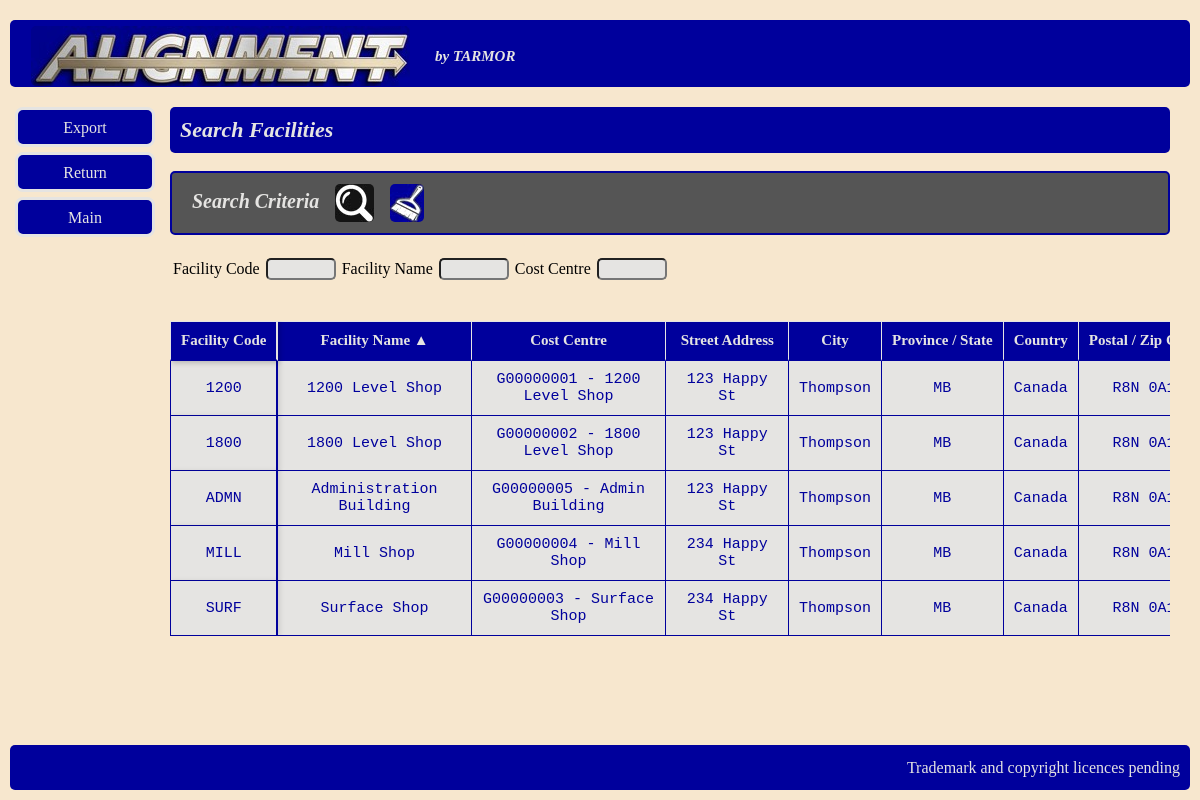
/facilities/search_facilities/, run on the app's committed database.
### facilities/models.py (models this page shows, shortened)
class Facility(models.Model):
    Facility_Code = models.CharField(
        max_length=10,
        unique=True,
        help_text="This is the location code used later for shift IDs, e.g. 1800."
    )
    Facility_Name = models.CharField(max_length=60, unique=True)
    Shop_Rate = models.DecimalField(max_digits=6, decimal_places=2)
    Cost_Centre = models.ForeignKey(
        CostCentre,
        on_delete=models.PROTECT
    )
    Status = models.CharField(choices=CC_CHOICES)
    Street_Address = models.CharField(max_length=100, blank=True)
    City = models.CharField(max_length=50, blank=True)
    Province_State = models.CharField(max_length=25, blank=True)
    Country = models.CharField(max_length=25, blank=True)
    Postal_Zip_Code = models.CharField(max_length=12, blank=True)
    Contact_Name = models.CharField(max_length=60, blank=True)
    Contact_Phone_Number = models.CharField(max_length=25, blank=True)
    Email_Address = models.EmailField(blank=True)
    Additional_Information = models.TextField(blank=True)
    class Meta:
        ordering = ["Facility_Name"]
        verbose_name = "Facility"
        verbose_name_plural = "Facilities"

class CostCentre(models.Model):
    Cost_Centre = models.CharField(max_length=9, unique=True)
    Cost_Centre_Description = models.CharField(max_length=100, blank=True)
    Status = models.CharField(choices=CC_CHOICES)
    class Meta:
        ordering = ["Cost_Centre"]
        verbose_name = "Cost Centre"
        verbose_name_plural = "Cost Centres"
    def __str__(self):
        if self.Cost_Centre_Description:
            return f"{self.Cost_Centre} - {self.Cost_Centre_Description}"
        return self.Cost_Centre

### facilities/views.py (the view)
# urls.py: path("search_facilities/", views.search_facilities, name="search_facilities"),
def search_facilities(request):
    facility_code = request.GET.get("Facility_Code", "").strip()
    facility_name = request.GET.get("Facility_Name", "").strip()
    cost_centre = request.GET.get("Cost_Centre", "").strip()
    facility_list = Facility.objects.all()
    if facility_code:
        facility_list = facility_list.filter(Facility_Code__icontains=facility_code)
    if facility_name:
        facility_list = facility_list.filter(Facility_Name__icontains=facility_name)
    if cost_centre:
        facility_list = facility_list.filter(Cost_Centre__Cost_Centre__icontains=cost_centre)
    sort_by = request.GET.get("sort", "Facility_Name")
    is_descending = sort_by.startswith('-')
    clean_sort_key = sort_by.lstrip('-')
    allowed_sort_fields = {
        "Facility_Code": "Facility_Code",
        "Facility_Name": "Facility_Name",
        "Cost_Centre": "Cost_Centre__Cost_Centre",
        "Street_Address": "Street_Address",
        "City": "City",
        "Province_State": "Province_State",
        "Country": "Country",
        "Postal_Zip_Code": "Postal_Zip_Code",
        "Contact_Name": "Contact_Name",
        "Contact_Phone_Number": "Contact_Phone_Number",
        "Email_Address": "Email_Address",
    }
    if clean_sort_key in allowed_sort_fields:
        db_field = allowed_sort_fields[clean_sort_key]
        order_field = f"-{db_field}" if is_descending else db_field
        facility_list = facility_list.order_by(order_field)
    else:
        facility_list = facility_list.order_by("Facility_Name")
    params = request.GET.copy()
    if 'sort' in params:
        del params['sort']
    filter_url = params.urlencode()
    return render(request, "facilities/search_facilities.html", {
        "facility_list": facility_list,
        "sort": sort_by,
        "filter_url": filter_url,
        "Facility_Code": facility_code,
        "Facility_Name": facility_name,
        "Cost_Centre": cost_centre,
    })

### facilities/templates/facilities/search_facilities.html (shortened to what this page needs)
{% extends "core/base.html" %}
{% load static %}
{% block sidebar %}
<div class="leftnavbar">
    <ul>
        <li> <a class="nav-link" href="{% url 'facilities:export_facilities_excel' %}?{{ request.GET.urlencode }}">Export</a> </li>
        <li> <a href="{% url 'facilities:facilities' %}">Return</a> </li>
        <li> <a href="{% url 'core:home' %}">Main</a> </li>
    </ul>
</div>
{% endblock %}
{% block content %}
<div class="main">
    <h2> Search Facilities </h2>
    <br>
   <div >
        <h3>
            &nbsp; Search Criteria &nbsp;
                <input type="image" src="{% static 'images/mag_glass.jpg' %}" alt="Submit" class='logo' form="search-form" >
                <a href="{% url 'facilities:search_facilities' %}">
                <img src="{% static 'images/broom.jpg' %}" alt="Clear Filters" class='logo' style="cursor: pointer;">
            </a>
        </h3>
        <br>
        <form id="search-form"  method="get" action="{% url 'facilities:search_facilities' %}">
            <table>
                <tr>
                    <td>Facility Code</td>
                    <td><input type="text" name="Facility_Code" class="input" value="{{ Facility_Code }}"></td>
                    <td>Facility Name</td>
                    <td><input type="text" name="Facility_Name" class="input" value="{{ Facility_Name }}"></td>
                    <td>Cost Centre</td>
                    <td><input type="text" name="Cost_Centre" class="input" value="{{ Cost_Centre }}"></td>
                </tr>
            </table>
        </form>
        <br>
    </div>
        <br>
    <div class="table-container">
        <table class="table" method="post" id="form">
            <thead>
                <tr>
                    <th class="th">
                        <a href="?sort={% if sort == 'Facility_Code' %}-Facility_Code{% else %}Facility_Code{% endif %}" class="sort_header">
                            Facility Code {% if sort == 'Facility_Code' %} ▲ {% elif sort == '-Facility_Code' %} ▼ {% endif %}
                        </a>
                    </th>
                    <th class="th">
                        <a href="?sort={% if sort == 'Facility_Name' %}-Facility_Name{% else %}Facility_Name{% endif %}" class="sort_header">
                            Facility Name {% if sort == 'Facility_Name' %} ▲ {% elif sort == '-Facility_Name' %} ▼ {% endif %}
                        </a>
                    </th>
                    <th class="th">
                        <a href="?sort={% if sort == 'Cost_Centre' %}-Cost_Centre{% else %}Cost_Centre{% endif %}" class="sort_header">
                            Cost Centre {% if sort == 'Cost_Centre' %} ▲ {% elif sort == '-Cost_Centre' %} ▼ {% endif %}
                        </a>
                    </th>
                    <th class="th">
                        <a href="?sort={% if sort == 'Street_Address' %}-Street_Address{% else %}Street_Address{% endif %}" class="sort_header">
                            Street Address {% if sort == 'Street_Address' %} ▲ {% elif sort == '-Street_Address' %} ▼ {% endif %}
                        </a>
                    </th>
                    <th class="th">
                        <a href="?{% for key, value in request.GET.items %}{% if key != 'sort' %}{{ key }}={{ value }}&{% endif %}{% endfor %}sort={% if sort == 'City' %}-City{% else %}City{% endif %}" class="sort_header">
                            City {% if sort == 'City' %} ▲ {% elif sort == '-City' %} ▼ {% endif %}
                        </a>
                    </th>
                    <th class="th">
                        <a href="?sort={% if sort == 'Province_State' %}-Province_State{% else %}Province_State{% endif %}" class="sort_header">
                            Province / State {% if sort == 'Province_State' %} ▲ {% elif sort == '-Province_State' %} ▼ {% endif %}
                        </a>
                    </th>
                    <th class="th">
                        <a href="?{% for key, value in request.GET.items %}{% if key != 'sort' %}{{ key }}={{ value }}&{% endif %}{% endfor %}sort={% if sort == 'Country' %}-Country{% else %}Country{% endif %}" class="sort_header">
                            Country {% if sort == 'Country' %} ▲ {% elif sort == '-Country' %} ▼ {% endif %}
                        </a>
                    </th>
                    <th class="th">
                        <a href="?sort={% if sort == 'Postal_Zip_Code' %}-Postal_Zip_Code{% else %}Postal_Zip_Code{% endif %}" class="sort_header">
                            Postal / Zip Code {% if sort == 'Postal_Zip_Code' %} ▲ {% elif sort == '-Postal_Zip_Code' %} ▼ {% endif %}
                        </a>
                    </th>
                </tr>
            </thead>
            <tbody>
                {% for item in facility_list %}
                <tr>
                    <td class="td">{{item.Facility_Code}}</td>
                    <td class="td">{{item.Facility_Name}}</td>
                    <td class="td">{{item.Cost_Centre}}</td>
                    <td class="td">{{item.Street_Address}}</td>
                    <td class="td">{{item.City}}</td>
                    <td class="td">{{item.Province_State}}</td>
                    <td class="td">{{item.Country}}</td>
                    <td class="td">{{item.Postal_Zip_Code}}</td>
                </tr>
                {% empty %}
                    <tr><td colspan="11">No records found.</td></tr>
                {% endfor %}
            </tbody>
        </table>
    </div>
</div>
{% endblock %}

### static/css/Stylesheet.css (style rules this page uses)
* { box-sizing: border-box; }
body { font-family: Cascadia Code; background-color:#f7e7ce; padding: 0; margin: 0; }
.main { flex: 1; min-width: 0; padding: 10px; display: block; }
.logo { display: inline-block; vertical-align: middle; width: auto; height: 80%; margin-right: 10px; margin-left: 1px; margin-top: 1px; margin-bottom: 1px; border-radius: 5px; padding: 0px }
.input { background-color: #e5e4e2; font-size: 14px; font-family: Cascadia Code; margin: 2px; field-sizing: content; min-width: 10ch; border-radius: 5px; }
h2 { width: 100%; margin: 0px; background-color: #00009c; color: #e5e4e2; font-family: Cascadia Code; font-size: 22px; padding: 10px; font-style: italic; border-radius: 5px; clear: right; box-sizing: border-box; display:block; }
h3 { background-color: #555555; color: #e5e4e2; font-family: Cascadia Code; font-size: 20px; padding: 10px; font-style: italic; width: 100%; margin: 0px; border: 2px solid #00009c; border-radius: 5px; clear: right; }
.leftnavbar { width: 140px; flex-shrink: 0; margin-top: 10px; }
.leftnavbar ul { padding: 0px; list-style: none; margin: 0px; }
.leftnavbar ul li a { text-decoration: none; border: 3px solid #e5e4e2; font-family: Cascadia Code; font-size: 16px; background-color: #00009c; color: #e5e4e2; display: block; width: 140px; height: 40px; margin: 5px; padding: 10px; border-radius: 8px; text-align: center; line-height: 15px; }
.table { width: 100%; border-collapse: separate !important; border-spacing: 0 !important; table-layout: auto; min-width: 1500px; }
.table-container { display: block !important; width: 100%; height: auto !important; max-height: 600px !important; overflow-x: auto !important; overflow-y: auto !important; position: relative; clear: both; }
.table thead tr th { position: sticky; top: 0; z-index: 20; background-color: #00009c; color: #e5e4e2; font-family: Cascadia Code; font-size: 15px; padding: 10px; border-bottom: 2px solid #00009c; border-top: 1px solid #e5e4e2; border-right: 1px solid #e5e4e2; white-space: nowrap; }
.th { position: sticky !important; top: 0 !important; z-index: 20 !important; background-color: #00009c !important; color: #e5e4e2 !important; font-family: Cascadia Code, monospace; font-size: 15px; padding: 10px; border-bottom: 2px solid #00009c; border-top: 1px solid #e5e4e2; border-right: 1px solid #e5e4e2; white-space: nowrap; }
.td { background-color: #e5e4e2; color: #00009c; font-family: Cascadia Code, monospace; font-size: 15px; text-align: center; white-space: normal; padding: 10px; border-bottom: 1px solid #00009c; border-right: 1px solid #00009c; }
.table thead tr th:first-child, .th:first-child { position: sticky !important; top: 0 !important; left: 0 !important; z-index: 30 !important; background-color: #00009c !important; color: #e5e4e2 !important; border-right: 2px solid #e5e4e2 !important; border-left: 1px solid #e5e4e2 !important; box-shadow: 2px 2px 5px rgba(0,0,0,0.2); }
.table tbody tr td:first-child, .td:first-child { position: sticky !important; left: 0 !important; z-index: 10 !important; background-color: #e5e4e2 !important; color: #00009c !important; border-right: 2px solid #00009c !important; border-left: 1px solid #00009c !important; box-shadow: 2px 0 5px rgba(0,0,0,0.1); }
.sort_header { text-decoration: none; color: inherit }

### data on the page
Facility: Facility_Code "1200", Facility_Name "1200 Level Shop", Cost_Centre "G00000001 - 1200 Level Shop", Street_Address "123 Happy St", City "Thompson", Province_State "MB", Country "Canada", Postal_Zip_Code "R8N…"
Facility: Facility_Code "1800", Facility_Name "1800 Level Shop", Cost_Centre "G00000002 - 1800 Level Shop", Street_Address "123 Happy St", City "Thompson", Province_State "MB", Country "Canada", Postal_Zip_Code "R8N…"
Facility: Facility_Code "ADMN", Facility_Name "Administration Building", Cost_Centre "G00000005 - Admin Building", Street_Address "123 Happy St", City "Thompson", Province_State "MB", Country "Canada", Postal_Zip_Code "R8N…"
Facility: Facility_Code "MILL", Facility_Name "Mill Shop", Cost_Centre "G00000004 - Mill Shop", Street_Address "234 Happy St", City "Thompson", Province_State "MB", Country "Canada", Postal_Zip_Code "R8N…"
Facility: Facility_Code "SURF", Facility_Name "Surface Shop", Cost_Centre "G00000003 - Surface Shop", Street_Address "234 Happy St", City "Thompson", Province_State "MB", Country "Canada", Postal_Zip_Code "R8N…"
